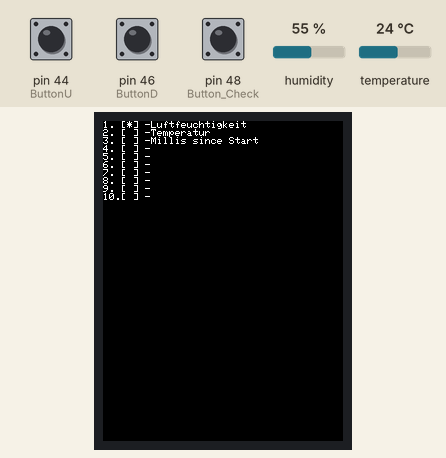
This sketch was run on a simulated Arduino Mega 2560, built with avr-gcc and run on an emulated ATmega2560. On the bench: 240×320 colour display. Inputs (shaded band) come from the test bench; at power-on: pin 48 (Button_Check) LOW, pin 44 (ButtonU) LOW, pin 46 (ButtonD) LOW, humidity 55 %, temperature 24 °C. What the sketch prints to the serial monitor is not drawn.

Above: at 1.4 s.
1.5 s: pin 48 (Button_Check) pulled HIGH for 1 s
At 3.7 s:
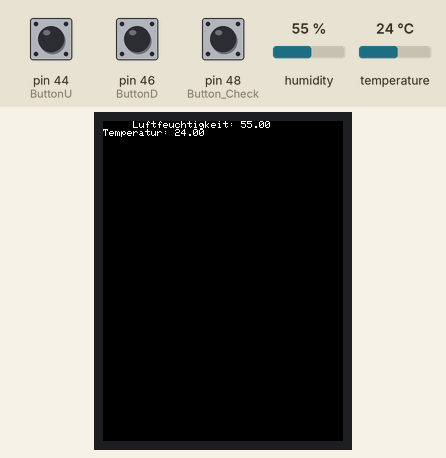
4.0 s: pin 48 (Button_Check) pulled HIGH for 0.15 s
At 4.5 s:
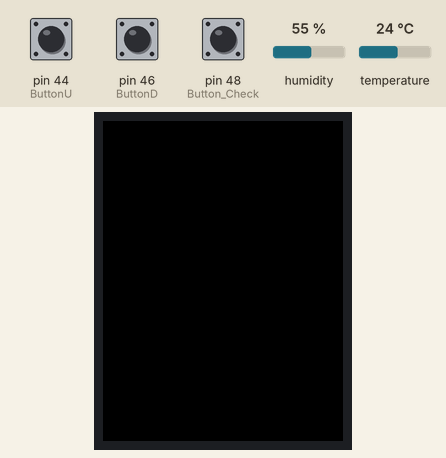
5.6 s: pin 48 (Button_Check) pulled HIGH for 3.2 s
At 10.0 s:
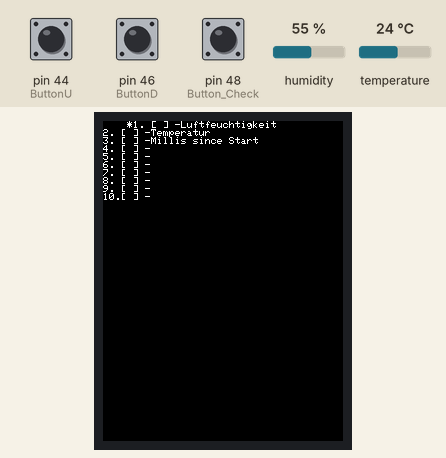
10.3 s: pin 44 (ButtonU) pulled HIGH for 0.15 s
11.9 s: pin 48 (Button_Check) pulled HIGH for 0.15 s
At 12.8 s:
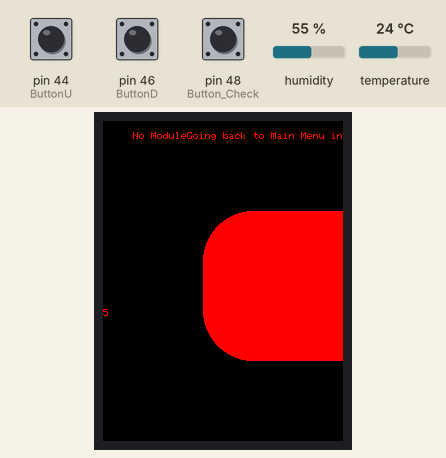
15.0 s: pin 46 (ButtonD) pulled HIGH for 3.2 s
At 17.8 s:
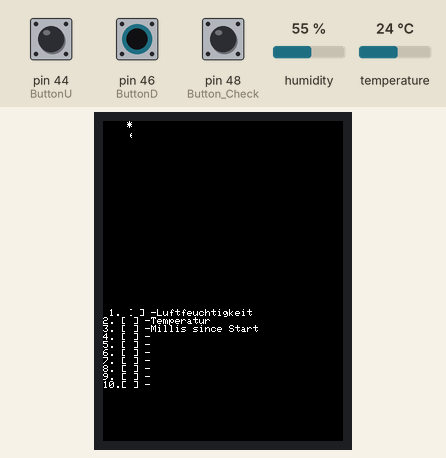
Timing chart, 0 to 19.3 s (numbered marks = the images above; inputs shaded):
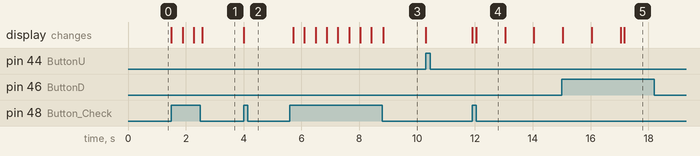

Measured:
- after the input at 1.5 s, the display: first changes at once (image 1 shows a later state)
- after the input at 4.0 s, the display: changes at once (image 2)
- after the input at 5.6 s, the display: changes after 0.12 s (image 3)
- after the input at 11.9 s, the display: first changes at once (image 4 shows a later state)
- after the input at 15.0 s, the display: first differs from a run without the input after 2.2 s (image 5)

The sketch:

Display_Module.ino
```cpp
// TFT Library & Setup
//
// This Code is made to run on the Elegoo 2,8" TFT Shield
// to use other Display Shields the Driver Specified needs
// to be changed accordingly to the correct one.
//
// For one I was using this was the 0x9341 with a Resolution of 320x240.


#include <SPI.h>          // f.k. for Arduino-1.5.2
#include "Adafruit_GFX.h"// Hardware-specific library
#include <HX8347D_kbv.h>
#include <MCUFRIEND_kbv.h>
MCUFRIEND_kbv tft;
//#include <Adafruit_TFTLCD.h>
//Adafruit_TFTLCD tft(LCD_CS, LCD_CD, LCD_WR, LCD_RD, LCD_RESET);

// Assign human-readable names to some common 16-bit color values:
#define	BLACK   0x0000
#define	BLUE    0x001F
#define	RED     0xF800
#define	GREEN   0x07E0
#define CYAN    0x07FF
#define MAGENTA 0xF81F
#define YELLOW  0xFFE0
#define WHITE   0xFFFF

uint16_t g_identifier;


//Temperature & Humidity Sensor
#include <DHT.h>
#define DHTPIN 30
#define DHTTYPE DHT11
DHT dht(DHTPIN, DHTTYPE);

float Humidity_OLD = 0;
float Temperature_OLD = 0;


//Buttons ( can be changed to any Pin on the Mega.
//The only open Ports on an Arduino Uno with the Shield are only the 18th and 19th Pins)
const int ButtonU = 44;
const int ButtonD = 46;
const int Button_Check = 48;

int ButtonU_val = 0;
int ButtonD_val = 0;
int Button_Check_val= 0;

int prevButtonU_val = LOW;
int prevButtonD_val = LOW;
int prevButton_Check = LOW;


//Menu Infos
int MenuValue = 0;
int Menuvis = 1;
int MenuValue_old = 99;


//Module Infos
int ActiveModule = 0;


void setup()
{
  Serial.begin(9600);
  dht.begin();
// Setup Pins
  pinMode(44, INPUT);
  pinMode(46, INPUT);
  pinMode(48, INPUT);


  uint32_t when = millis(); //    while (!Serial) ;   //hangs a Leonardo until you connect a Serial
  if (!Serial) delay(5000);           //allow some time for Leonardo
  Serial.println("Serial took " + String((millis() - when)) + "ms to start");
  static uint16_t identifier;
  //    tft.reset();                 //we can't read ID on 9341 until begin()
  g_identifier = tft.readID(); //
  Serial.print("ID = 0x");
  Serial.println(g_identifier, HEX);
  if (g_identifier == 0x00D3 || g_identifier == 0xD3D3) g_identifier = 0x9481; // write-only shield
  if (g_identifier == 0xFFFF) g_identifier = 0x9341; // serial

    tft.begin(g_identifier);
    tft.fillScreen(BLACK);
}


//------------------------------------
//----------------CODE----------------
//------------------------------------


void loop()
{
  Serial.println(Menuvis);
  if (Menuvis == 1 ){
    Menu();
  }
  else
  {
    tft.fillScreen(BLACK);

    switch (MenuValue)
    {
      case 0:
        Temp_Humi();
        break;
      case 1:
        no_module();
        break;
      case 2:
        no_module();
        break;
      case 3:
        no_module();
        break;
      case 4:
        no_module();
        break;
      case 5:
        no_module();
        break;
      case 6:
        no_module();
        break;
      case 7:
        no_module();
        break;
      case 8:
        no_module();
        break;
      case 9:
        no_module();
        break;
      default:
        break;
    }
  }
}


int Menu()
{
  DrawMenu();
  while (Menuvis = 1)
  {
    Button_Check_val = digitalRead(Button_Check);
    MenuNav();

    if (Button_Check_val == 1 && Menuvis == 1)
    {
      --Menuvis;
      Serial.println("Lowerd Menu Vis by 1");
      return Menuvis = 0;
    }
  }
}


void MenuNav()
{
  ButtonU_val = digitalRead(ButtonU);
  ButtonD_val = digitalRead(ButtonD);

  if (ButtonU_val == HIGH && prevButtonU_val == LOW)
  {
      ++MenuValue;
  }
  else if (ButtonD_val == HIGH && prevButtonD_val == LOW)
  {
      --MenuValue;
  }
  prevButtonU_val = ButtonU_val;
  prevButtonD_val = ButtonD_val;

  if(MenuValue >=10)
  {
    MenuValue = 0;
  }
  else if ( MenuValue <= -1)
  {
    MenuValue = 9;
  }

  if (MenuValue != MenuValue_old)
  {
    Update_SelectMenu();
  }

  MenuValue_old = MenuValue;
}


void DrawMenu()
{
  tft.setTextSize(1);
  Serial.println("DrawMenu");
  tft.setTextColor(WHITE, BLACK);
  tft.println("1. [ ] -Luftfeuchtigkeit");
  tft.println("2. [ ] -Temperatur");
  tft.println("3. [ ] -Millis since Start");
  tft.println("4. [ ] -");
  tft.println("5. [ ] -");
  tft.println("6. [ ] -");
  tft.println("7. [ ] -");
  tft.println("8. [ ] -");
  tft.println("9. [ ] -");
  tft.println("10.[ ] -");
  Serial.println("Done Drawing Menu");

  Update_SelectMenu();
}


void Update_SelectMenu()
{
  tft.fillRect(22, 0, 5,240,BLACK);

  tft.setTextColor(WHITE);
  switch (MenuValue)
  {
    case 0:
      tft.setCursor(24 ,0);
      tft.print("*");
      break;
    case 1:
      tft.setCursor(24 ,11);
      tft.print("*");
      break;
    case 2:
      tft.setCursor(24 ,22);
      tft.print("*");
      break;
    case 3:
      tft.setCursor(24 ,33);
      tft.print("*");
      break;
    case 4:
      tft.setCursor(24 ,44);
      tft.print("*");
      break;
    case 5:
      tft.setCursor(24 ,55);
      tft.print("*");
      break;
    case 6:
      tft.setCursor(24 ,66);
      tft.print("*");
      break;
    case 7:
      tft.setCursor(24 ,77);
      tft.print("*");
      break;
    case 8:
      tft.setCursor(24 ,88);
      tft.print("*");
      break;
    case 9:
      tft.setCursor(24 ,99);
      tft.print("*");
      break;
    default:
      break;
  }
}


//-------------------------------------------------
//------------Modules for Menu---------------------
//-------------------------------------------------


void no_module()
{
  tft.setTextColor(BLUE,BLACK);
  tft.fillRoundRect(100, 90, 220, 150,50,RED);
  tft.setTextColor(WHITE,BLACK);
  tft.fillRoundRect(105, 95, 215, 145,50,RED);
  tft.setTextColor(RED,BLACK);
  tft.print("No Module");

  tft.print("Going back to Main Menu in  ");
  tft.setCursor(265,180);
  tft.print("5");

  for (int i = 5; i > 0; i--)
  {
    tft.setCursor(265, 180);
    tft.print(String(i));
    delay(1000);
    tft.fillRect(260, 175, 270, 190, BLACK);

  }

  Menuvis = 1;
  tft.fillScreen(BLACK);
};


void Temp_Humi()
{
  ActiveModule = 1;
  while (ActiveModule == 1)
  {
    Button_Check_val = digitalRead(Button_Check);

    if (Button_Check_val == 1 && ActiveModule == 1)
    {
      tft.fillScreen(BLACK);
      ActiveModule = 0;
  	  Menuvis = 1;
      return ActiveModule, Menuvis;

    }
    else
    {
      float Luftfeuchtigkeit = dht.readHumidity();
      float Temperatur = dht.readTemperature();

      if (Luftfeuchtigkeit != Humidity_OLD && Temperatur != Temperature_OLD)
      {

        tft.fillRect(0, 0, 180,22,BLACK);
        tft.setTextColor(WHITE);
        tft.print("Luftfeuchtigkeit: ");
        tft.println(Luftfeuchtigkeit);
        tft.print("Temperatur: ");
        tft.println(Temperatur);
        Humidity_OLD = Luftfeuchtigkeit;
        Temperature_OLD = Temperatur;
      }
    }
  }
}


//save for later use / copy paste often used commands
//  tft.setColor(BLACK);
//  tft.fillRect(0,0,320,240);

//  delay(2000);
//  tft.fillScr(BLACK);
//  tft.fillScr(BLUE);
//  tft.setColor(RED);
//  tft.fillRoundRect(80, 70, 239, 169);

//  tft.setColor(WHITE);
//  tft.setBackColor(RED);
//  tft.setCursor(93, 0);
//  tft.print("That's it!", CENTER, 93,30);
//  tft.print("Restarting in a", CENTER, 119,30);
//  tft.print("few seconds...", CENTER, 132,30);

//  tft.setColor(0, 255, 0);
//  tft.setBackColor(0, 0, 255);
//  tft.print("Runtime: (msecs)", CENTER, 210);
//  tft.printNumI(millis(), CENTER, 225);
```
